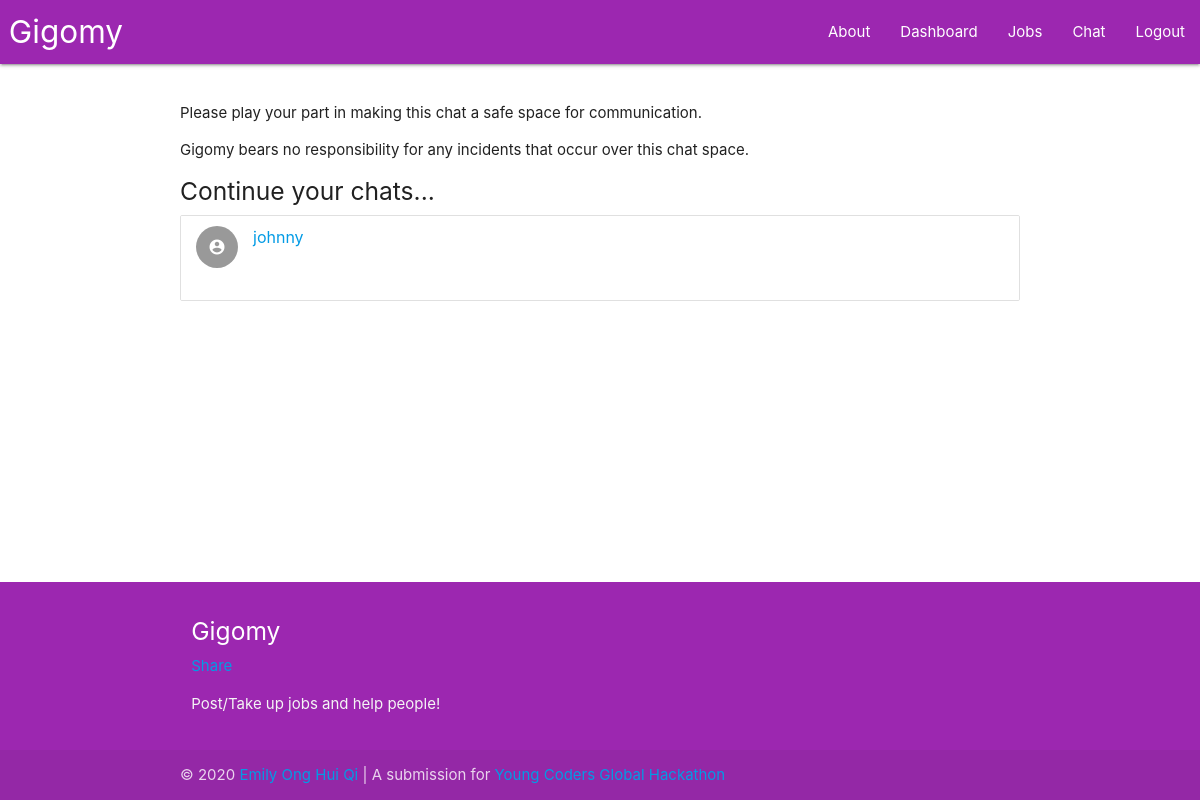
/chat/ (signed in), run on an earlier commit of the app's database.
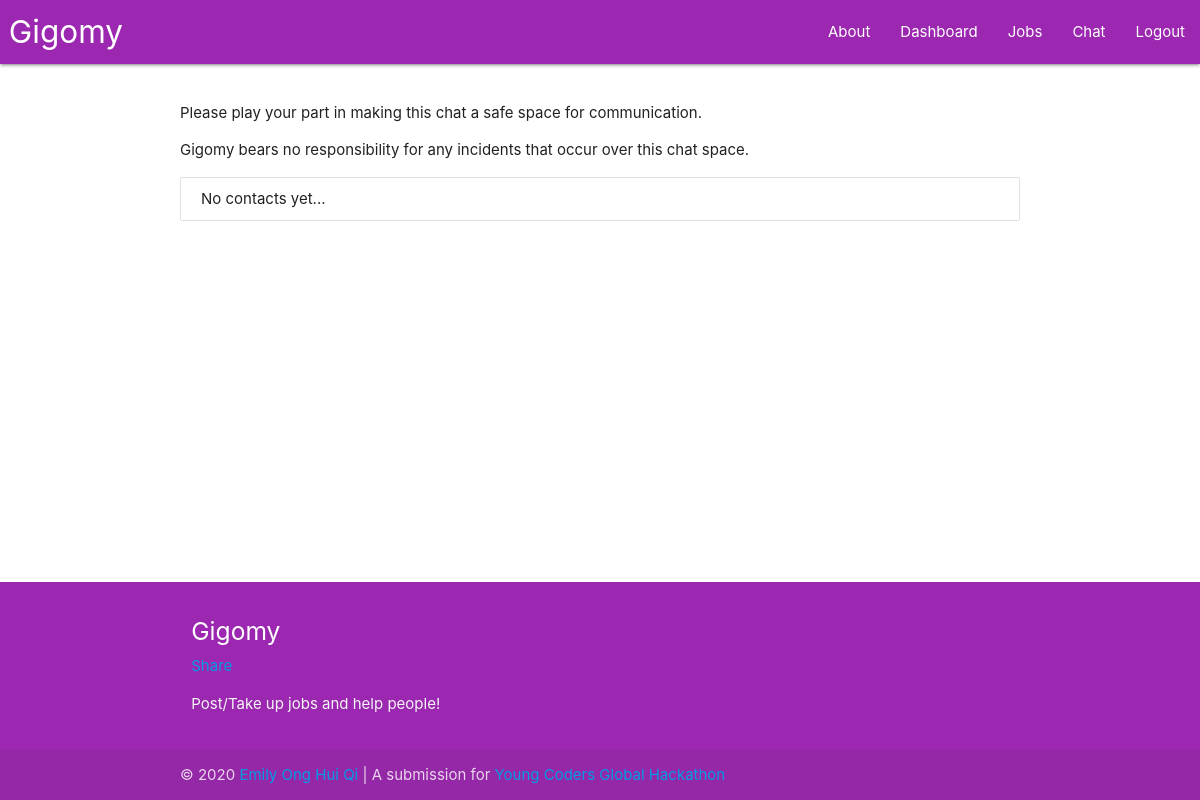
And on a later commit of the database.
### main.py (models this page shows)
class Message(db.Model):
    msgID = db.Column(db.Integer, unique = True, autoincrement = True, nullable = False, index = True, primary_key = True)
    msgText = db.Column(db.String, index = True, nullable = False)
    msgDateTime = db.Column(db.DateTime, nullable = False)
    msgSender = db.Column(db.String, db.ForeignKey("user.username"), nullable = True)
    msgReceiver = db.Column(db.String, db.ForeignKey("user.username"), nullable = True)

### main.py (the view)
@app.route ("/chat/<username>", methods=["GET", "POST"])
@app.route ("/chat/", methods=["GET", "POST"])
@login_required
def chat (username=""):
    inChat = len(username) != 0 and username != current_user.username
    currentUser = getUser(current_user)
    if inChat:
        jobSender_ = User.query.filter_by(username = username).first()
        if jobSender_ is None:return redirect(url_for("index", _scheme="https", _external=True))
        jobSender = getUser(jobSender_)
        messagesSent = Message.query.filter_by(msgSender = currentUser["username"]).filter_by(msgReceiver = jobSender["username"]).all()
        messagesReceived = Message.query.filter_by(msgReceiver = currentUser["username"]).filter_by(msgSender = jobSender["username"]).all()
        messages_ = []
    else:
        jobSender = None
        messagesSent = Message.query.filter_by(msgSender = currentUser["username"]).all()
        messagesReceived = Message.query.filter_by(msgReceiver = currentUser["username"]).all()
        messages_ = []
    for message in messagesSent:messages_.append((message.msgDateTime, message))
    for message in messagesReceived:messages_.append((message.msgDateTime, message))
    messages = []
    messages_.sort()
    for message in messages_:
      sg = pytz.timezone("Asia/Singapore")
      datePosted = message[0].astimezone(sg)
      datePosted = datePosted.strftime("%Y-%m-%d %H:%M:%S")
      messages.append([datePosted, message[1]])
    contacts = set()
    for message in messages:
        if message[1].msgSender == current_user.username:
            contacts.add(message[1].msgReceiver)
        if message[1].msgReceiver == current_user.username:
            contacts.add(message[1].msgSender)
    contacts = list(contacts)
    return render_template("chat.html", currentUser=currentUser, jobSender=jobSender, jobSender_=json.dumps(jobSender),
                            messages=messages, currentUser_=json.dumps(currentUser), contacts=contacts, inChat=inChat)

### main.py (called while the page is built)
def getUser (user):
    currentUser = {"username": user.username,
                    "email": user.email,
                    "avatar": user.avatar}
    return currentUser

@login.user_loader
def load_user(username):
    return User.query.get(username)

### templates/chat.html (shortened to what this page needs)
{% extends "base.html" %}
{% block content %}
<p>
  Please play your part in making this chat a safe space for communication.
</p>
<p>
  Gigomy bears no responsibility for any incidents that occur over this chat space.
</p>
{% if contacts %}
  <h5>Continue your chats...</h5>
{% endif %}
<ul class="collection" id="contacts_">
  {% if contacts %}
    {% for contact in contacts %}
      <li class="collection-item avatar" data-item-name={{contact}}>
        <i class="material-icons circle">account_circle</i>
        <a href="{{url_for('chat', username=contact)}}"><span class="title">{{contact}}</span></a>
      </li>
    {% endfor %}
  {% else %}
    <li class="collection-item" data-item-name="">No contacts yet...</li>
  {% endif %}
</ul>
{% endblock content %}

What changed in the data, as far as the page shows it:
removed Message: msgSender "johnny"
Also different on the page:
text no longer shown: "Continue your chats..."
text now shown: "No contacts yet..."
